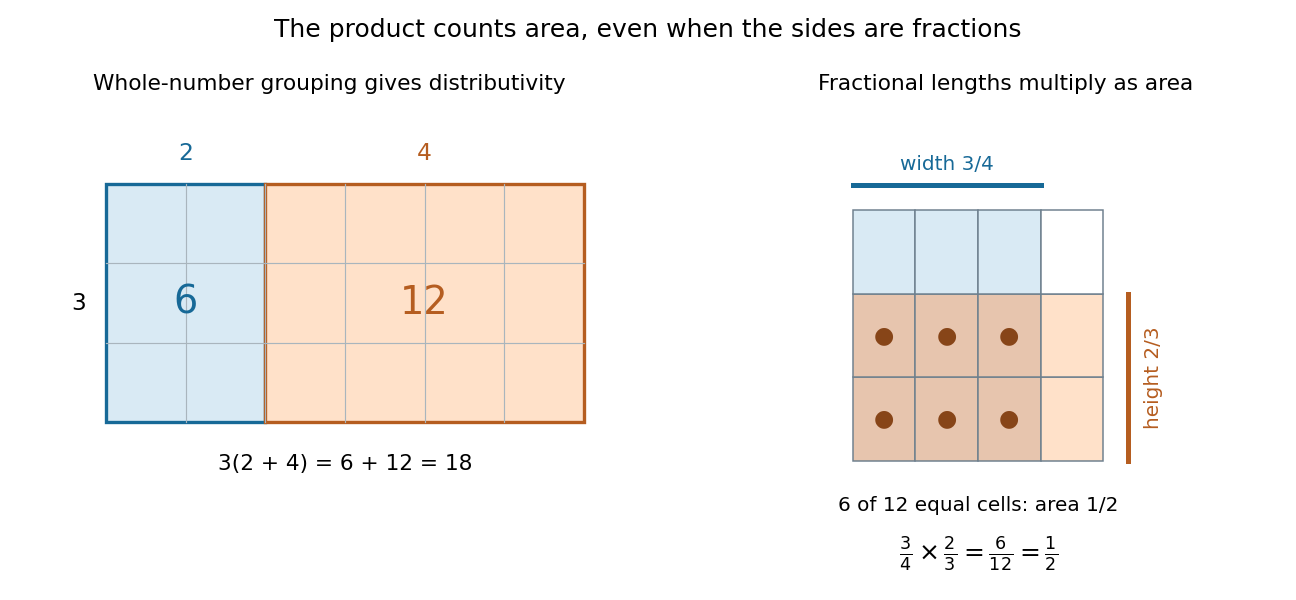

Write Python code to recreate this figure.
"""Area models of distributivity and a fraction product; PNG goes to cwd."""

from fractions import Fraction
from pathlib import Path

import matplotlib
matplotlib.use("Agg")
import matplotlib.pyplot as plt
from matplotlib.patches import Rectangle


def main():
    assert 3 * (2 + 4) == 3 * 2 + 3 * 4 == 18
    assert Fraction(3, 4) * Fraction(2, 3) == Fraction(1, 2)
    assert Fraction(3, 2) * Fraction(2, 3) == 1
    fig, axes = plt.subplots(1, 2, figsize=(10.8, 5.0), dpi=120,
                             gridspec_kw={"width_ratios": [1.15, 1]})
    blue, orange = "#176997", "#b55d20"
    ax = axes[0]
    ax.add_patch(Rectangle((0, 0), 2, 3, fc="#d9eaf4", ec=blue, lw=2))
    ax.add_patch(Rectangle((2, 0), 4, 3, fc="#ffe1c9", ec=orange, lw=2))
    for x in range(1, 6):
        ax.plot([x, x], [0, 3], color="#a9b5bd", lw=0.7)
    for y in [1, 2]:
        ax.plot([0, 6], [y, y], color="#a9b5bd", lw=0.7)
    ax.text(1, 1.5, "6", ha="center", va="center", fontsize=23, color=blue)
    ax.text(4, 1.5, "12", ha="center", va="center", fontsize=23, color=orange)
    ax.text(-0.35, 1.5, "3", ha="center", va="center", fontsize=14)
    ax.text(1, 3.3, "2", ha="center", fontsize=14, color=blue)
    ax.text(4, 3.3, "4", ha="center", fontsize=14, color=orange)
    ax.text(3, -0.6, "3(2 + 4) = 6 + 12 = 18", ha="center", fontsize=13)
    ax.set_xlim(-0.7, 6.3)
    ax.set_ylim(-0.8, 3.8)
    ax.set_aspect("equal")
    ax.axis("off")
    ax.set_title("Whole-number grouping gives distributivity", fontsize=13, pad=18)
    ax = axes[1]
    count = 0
    for i in range(4):
        for j in range(3):
            overlap = i < 3 and j < 2
            color = "#e7c5ae" if overlap else ("#d9eaf4" if i < 3 else ("#ffe1c9" if j < 2 else "white"))
            ax.add_patch(Rectangle((i / 4, j / 3), 1 / 4, 1 / 3,
                                  fc=color, ec="#6e808e", lw=0.9))
            if overlap:
                ax.text((i + 0.5) / 4, (j + 0.5) / 3, "●", ha="center", va="center",
                        color="#874518", fontsize=14)
                count += 1
    assert count == 6
    ax.plot([0, 0.75], [1.1, 1.1], color=blue, lw=3)
    ax.text(0.375, 1.16, "width 3/4", ha="center", fontsize=12, color=blue)
    ax.plot([1.1, 1.1], [0, 2 / 3], color=orange, lw=3)
    ax.text(1.16, 1 / 3, "height 2/3", va="center", fontsize=12, color=orange,
            rotation=90)
    ax.text(0.5, -0.20, "6 of 12 equal cells: area 1/2", ha="center", fontsize=12)
    ax.text(0.5, -0.40, r"$\frac{3}{4}\times\frac{2}{3}=\frac{6}{12}=\frac{1}{2}$",
            ha="center", fontsize=15)
    ax.set_xlim(-0.08, 1.3)
    ax.set_ylim(-0.1, 1.36)
    ax.set_aspect("equal")
    ax.axis("off")
    ax.set_title("Fractional lengths multiply as area", fontsize=13, pad=18)
    fig.suptitle("The product counts area, even when the sides are fractions",
                 fontsize=15, y=0.97)
    fig.subplots_adjust(left=0.025, right=0.975, top=0.8, bottom=0.19, wspace=0.22)
    fig.savefig(Path.cwd() / Path(__file__).with_suffix(".png").name,
                facecolor="white")
    plt.close(fig)


if __name__ == "__main__":
    main()
